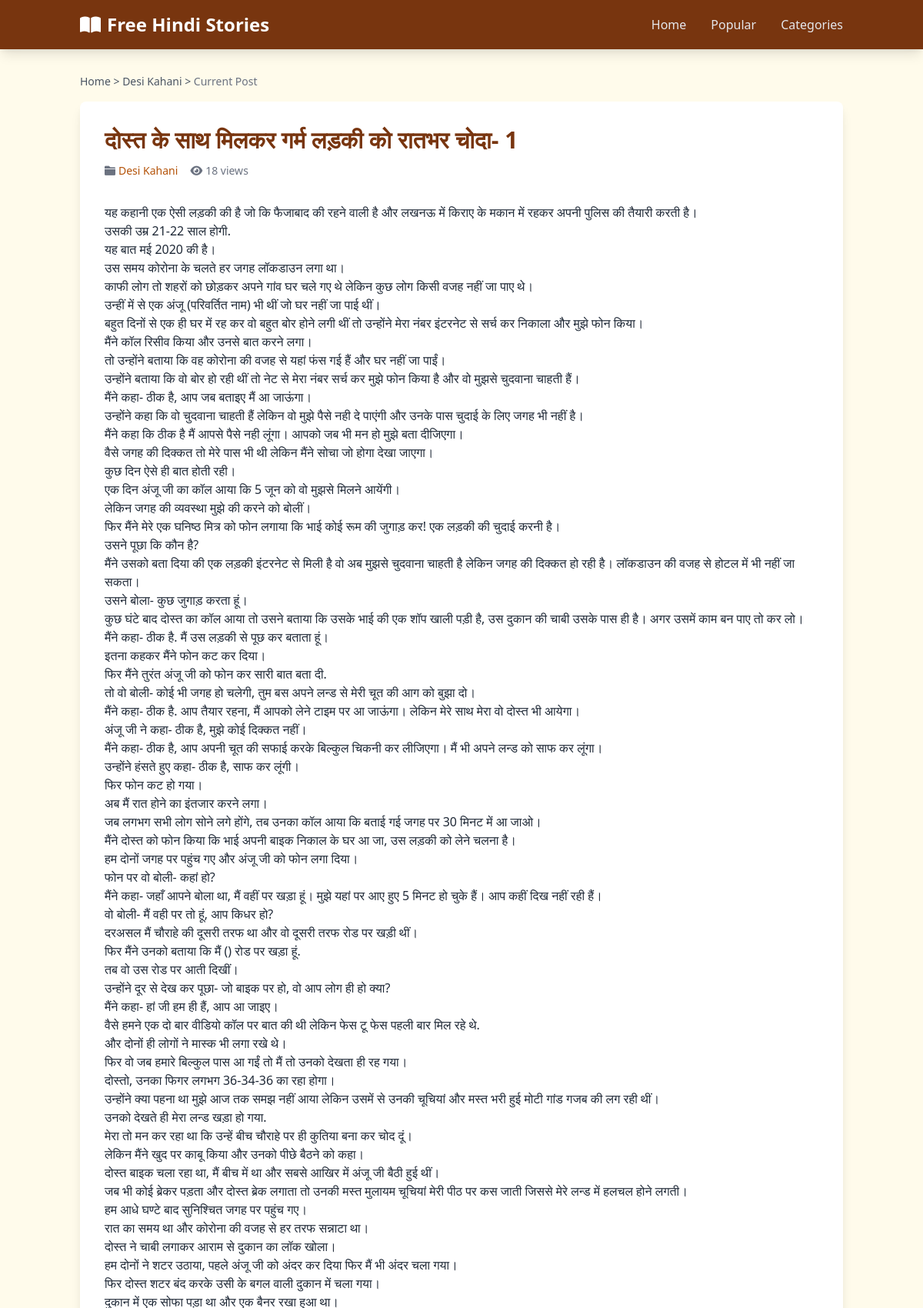
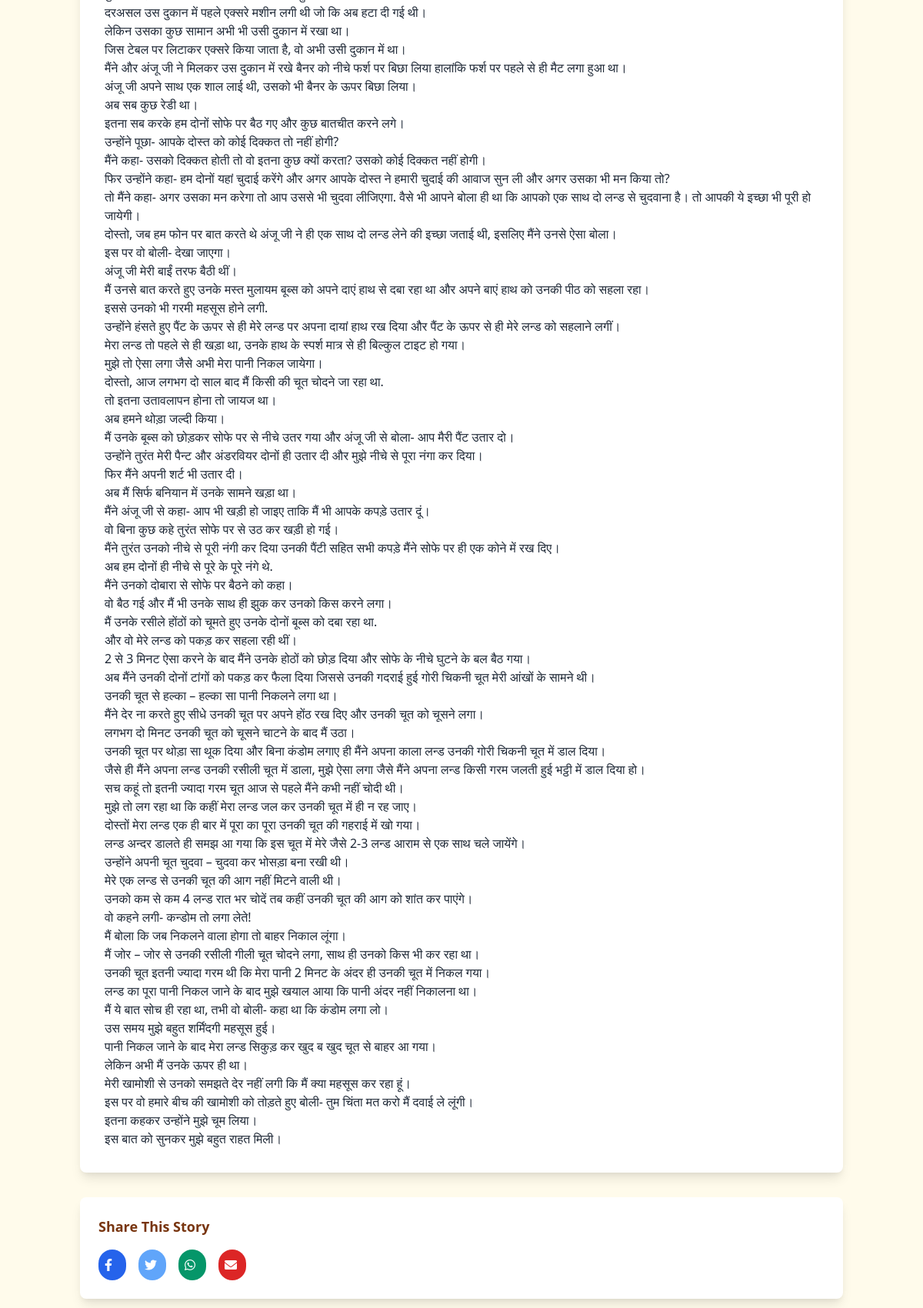
The page /post/desi-choot-sex-kahani/ (upper part) on the database its author committed (2 pictures, top to bottom).
### main/models.py (models this page shows, shortened)
class Post(models.Model):
    title = models.CharField(max_length=200)
    slug = models.SlugField(unique=True, blank=True)
    content = CKEditor5Field('Text', config_name='extends')
    created_at = models.DateTimeField(default=timezone.now)
    views = models.PositiveIntegerField(default=0)
    category = models.ForeignKey(Category, on_delete=models.SET_NULL, null=True, related_name='posts')
    tags = models.ManyToManyField(Tag, related_name='posts')
    def save(self, *args, **kwargs):
        if not self.slug:
            self.slug = slugify(self.title)
        super().save(*args, **kwargs)

class Category(models.Model):
    name = models.CharField(max_length=100, unique=True)
    slug = models.SlugField(unique=True, blank=True)
    def __str__(self):
        return self.name

### main/views.py (the view)
# urls.py: path('post/<slug:slug>/', views.detailpost, name='detailpost'),
def detailpost(request,slug):
    post = get_object_or_404(Post,slug=slug)
    post.views += 1
    post.save(update_fields=['views'])
    related_posts = Post.objects.filter(category=post.category).exclude(id=post.id)[:3]
    return render(request,'detailpage.html',{'post':post,'related_posts': related_posts})

### templates/detailpage.html (shortened to what this page needs)
<!DOCTYPE html>
<html lang="en">
<head>
    <link href="https://cdnjs.cloudflare.com/ajax/libs/tailwindcss/2.2.19/tailwind.min.css" rel="stylesheet">
    <link href="https://cdnjs.cloudflare.com/ajax/libs/font-awesome/6.0.0/css/all.min.css" rel="stylesheet">
</head>
<body class="bg-yellow-50 font-sans">
    <header class="bg-yellow-900 shadow-lg sticky top-0 z-10">
        <div class="container mx-auto px-4">
            <nav class="flex items-center justify-between py-4">
                <a href="/" class="text-2xl font-bold text-white flex items-center">
                    <i class="fas fa-book-open mr-2"></i>
                    <span class="hidden sm:inline">Free Hindi Stories</span>
                </a>
                <ul class="hidden md:flex space-x-8">
                    <li><a href="/" class="text-gray-200 hover:text-yellow-300 transition-all">Home</a></li>
                    <li><a href="/#popular-posts" class="text-gray-200 hover:text-yellow-300 transition-all">Popular</a></li>
                    <li><a href="/#categories" class="text-gray-200 hover:text-yellow-300 transition-all">Categories</a></li>
                </ul>
            </nav>
        </div>
    </header>
    <main class="container mx-auto px-4 py-8">
        <div class="text-sm text-gray-600 mb-4">
            <a href="/" class="hover:text-yellow-800">Home</a> &gt;
            <a href="#" class="hover:text-yellow-800">{{ post.category.name }}</a> &gt;
            <span class="text-gray-500">Current Post</span>
        </div>
        <div class="bg-white shadow-lg rounded-lg overflow-hidden mb-8">
            <div class="p-6 md:p-8">
                <h1 class="text-2xl md:text-3xl font-bold mb-3 text-yellow-900">{{ post.title }}</h1>
                <div class="flex flex-wrap items-center text-gray-500 text-sm mb-6">
                    <div class="flex items-center mr-4 mb-2">
                        <i class="fas fa-folder mr-1"></i>
                        <a href="#" class="text-yellow-700 hover:underline">
                            {{ post.category.name }}
                        </a>
                    </div>
                    <div class="flex items-center mb-2">
                        <i class="fas fa-eye mr-1"></i>
                        <span>{{ post.views }} views</span>
                    </div>
                </div>
                <div class="prose max-w-none text-gray-800">
                    {{ post.content| safe | linebreaks }}
                </div>
            </div>
        </div>
        <div class="bg-white shadow-lg rounded-lg p-6 mb-8">
            <h2 class="text-lg font-semibold mb-4 text-yellow-900">Share This Story</h2>
            <div class="flex space-x-4">
                <a href="#" class="bg-blue-600 text-white p-2 rounded-full hover:bg-blue-700 transition-all">
                    <i class="fab fa-facebook-f w-5 h-5 flex items-center justify-center"></i>
                </a>
                <a href="#" class="bg-blue-400 text-white p-2 rounded-full hover:bg-blue-500 transition-all">
                    <i class="fab fa-twitter w-5 h-5 flex items-center justify-center"></i>
                </a>
                <a href="#" class="bg-green-600 text-white p-2 rounded-full hover:bg-green-700 transition-all">
                    <i class="fab fa-whatsapp w-5 h-5 flex items-center justify-center"></i>
                </a>
                <a href="#" class="bg-red-600 text-white p-2 rounded-full hover:bg-red-700 transition-all">
                    <i class="fas fa-envelope w-5 h-5 flex items-center justify-center"></i>
                </a>
            </div>
        </div>
    </main>
</body>
</html>

### templates/detailpage.html (style rules this page uses)
.transition-all { transition: all 0.3s ease; }

### rows shown on the page
Post: category.name "Desi Kahani", title "दोस्त के साथ मिलकर गर्म लड़की को रातभर चोदा- 1", views "18", content "यह कहानी एक ऐसी लड़की की है जो कि फैजाबाद की रहने वाली है और लखनऊ में किराए के मकान में रहकर अपनी पुलिस की तैयारी करती है। उसकी उम्र 21-22 साल होगी. यह बात मई 2020 की है। उस समय कोरोना के चलते हर जगह लॉकडाउन लगा था। काफी लोग तो शहरों को छोड़कर अपने गांव घर चले गए थे लेकिन कुछ लोग किसी वजह नहीं जा पाए थे। उन्हीं में से एक अंजू (परिवर्तित नाम) भी थीं जो घर नहीं जा पाई थीं। बहुत दिनों से एक ही घर में रह कर वो बहुत बोर होने लगी थीं तो उन्होंने मेरा नंबर इंटरनेट से सर्च कर निकाला और मुझे फोन किया। मैंने कॉल रिसीव किया और उनसे बात करने लगा। तो उन्होंने बताया कि वह कोरोना की वजह से यहां फंस गई हैं और घर नहीं जा पाईं। उन्होंने बताया कि वो बोर हो रही थीं तो नेट से मेरा नंबर सर्च कर मुझे फोन किया है…"
